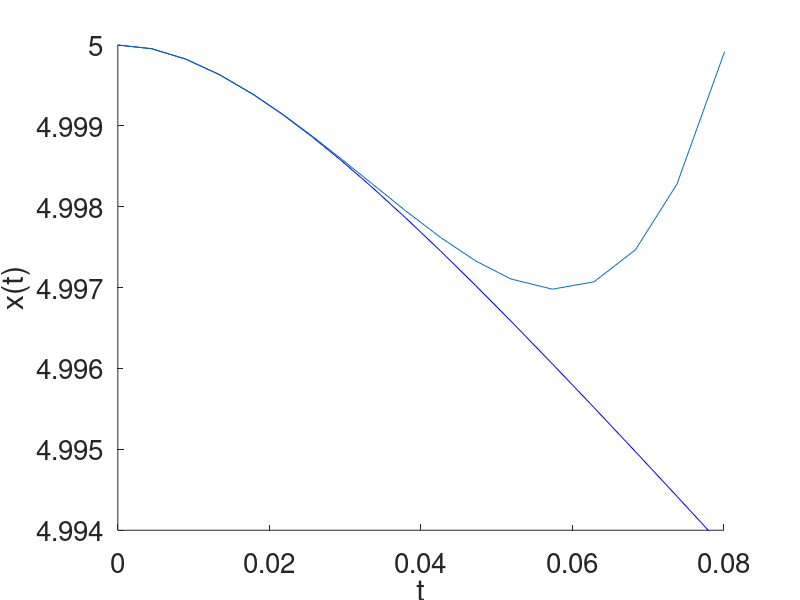

The MATLAB source for this figure:
% Program_09d - Numerical against series solution.
% Chapter 9 - Differential Equations.
% Copyright Springer 2025. Stephen Lynch.

% The van der Pol equation (Figure 9.6).
hold on
deqn=@(t,x) [x(2);-x(1)-2*(x(1)^2-1)*x(2)];
[t,xa]=ode45(deqn,[0 50],[5 0]);
plot(t,xa(:,1),'b')
axis([0 0.08 4.994 5])
set(gca,'FontSize',20);
set(gca,'xtick',0:0.02:0.08)
set(gca,'ytick',4.994:0.001:5)
xlabel('t')
ylabel('x(t)')
plot(t,5-5*t.^2/2+40*t.^3-11515*t.^4/24+9183*t.^5/2)
hold off
% End of Program_09d.